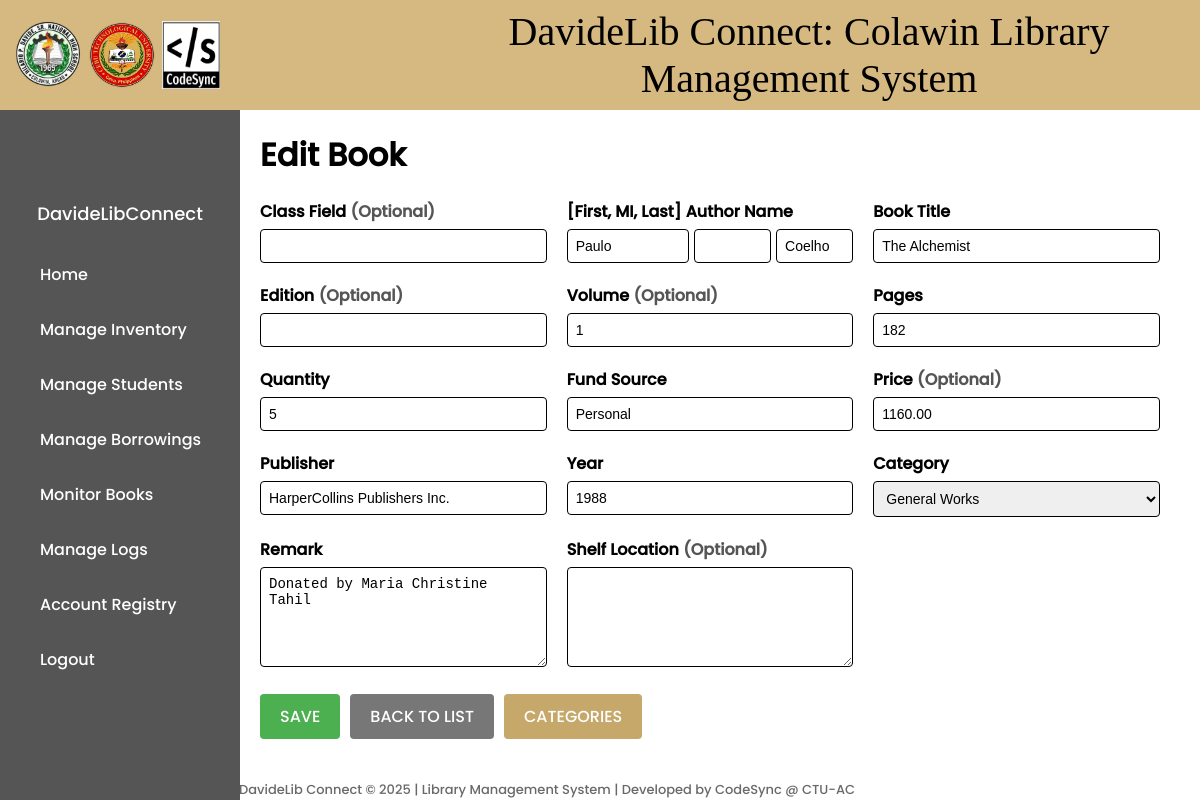
Page /books/update/A-002/ (signed in) on the earlier database version.
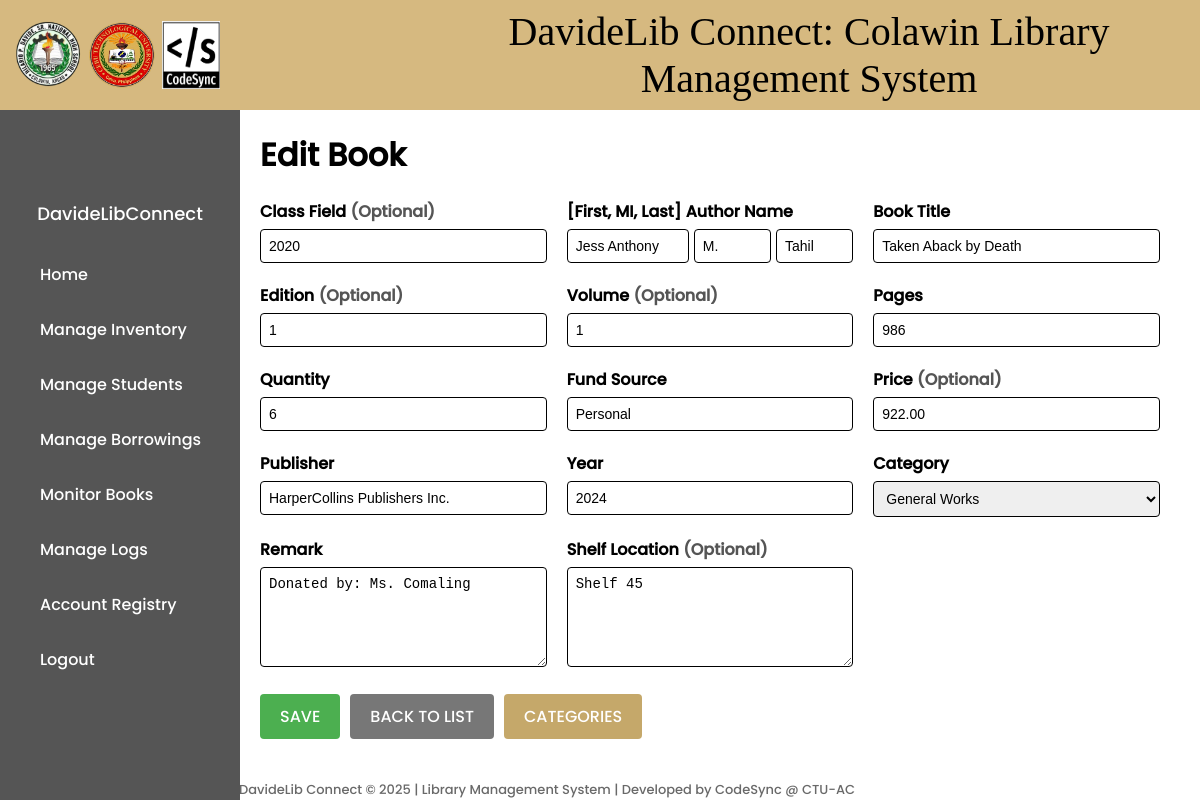
Same page on the later database version.
### library/models.py (models this page shows, shortened)
class BookInventory(models.Model):
    book_number = models.CharField(max_length=10, primary_key=True)
    record_date = models.DateTimeField(auto_now_add=True)
    class_field = models.CharField(max_length=100, blank=True, null=True)
    author = models.CharField(max_length=200, blank=True, null=True)
    book_title = models.CharField(max_length=200)
    edition = models.CharField(max_length=50, blank=True, null=True)
    volume = models.CharField(max_length=50, blank=True, null=True)
    pages = models.IntegerField(blank=True, null=True)
    quantity = models.PositiveIntegerField(default=1)
    fund_source = models.CharField(max_length=100, blank=True, null=True)
    price = models.DecimalField(max_digits=10, decimal_places=2, blank=True, null=True)
    publisher = models.CharField(max_length=200, blank=True, null=True)
    year = models.IntegerField(blank=True, null=True)
    remark = models.TextField(blank=True, null=True)
    category = models.ForeignKey(Category, on_delete=models.CASCADE)
    location = models.TextField(blank=True, null=True)
    qr_code = models.ImageField(upload_to='qr_codes/', blank=True, null=True)

### library/views.py (the view)
# urls.py: path('books/update/<str:book_number>/', views.book_update, name='book-update'),
@login_required
def book_update(request, book_number):
    book = get_object_or_404(BookInventory, book_number=book_number)
    if request.method == 'POST':
        form = BookInventoryForm(request.POST, instance=book)
        if form.is_valid():
            form.save()
            return redirect('book-list')
    else:
        form = BookInventoryForm(instance=book)
    categories = Category.objects.all()
    return render(request, 'library/book_form.html', {'form': form, 'categories': categories})

### library/forms.py (shortened to what this page needs)
class BookInventoryForm(forms.ModelForm):
    firstname = forms.CharField(max_length=100, required=False)
    middle_initial = forms.CharField(max_length=2, required=False)
    lastname = forms.CharField(max_length=100, required=False)
    class Meta:
        model = BookInventory
        fields = ['class_field', 'book_title', 'edition', 'volume', 'pages', 'quantity', 'fund_source', 'price', 'publisher', 'year', 'category', 'remark', 'location']
    def __init__(self, *args, **kwargs):
        super().__init__(*args, **kwargs)
        if self.instance and self.instance.pk:
            name_parts = self.instance.author.split()
            if len(name_parts) >= 3:
                self.fields['firstname'].initial = ' '.join(name_parts[:-2])
                self.fields['middle_initial'].initial = name_parts[-2]
                self.fields['lastname'].initial = name_parts[-1]
            elif len(name_parts) == 2:
                self.fields['firstname'].initial = name_parts[0]
                self.fields['lastname'].initial = name_parts[1]
            elif len(name_parts) == 1:
                self.fields['firstname'].initial = name_parts[0]

### library/templates/library/book_form.html (shortened to what this page needs)
{% extends 'main.html' %}
{% load static %}
{% block content %}
<!DOCTYPE html>
<html>
<head>
</head>
<body>
    <div class="main-content">
        <h1>{{ form.instance.pk|yesno:"Edit,Add" }} Book</h1>
        <form method="post">
            <div class="form-group">
                <label for="id_class_field">Class Field <span style="color: #555;">(Optional)</span></label>
                {{ form.class_field }}
            </div>
            <div class="form-group">
                <label for="id_firstname">[First, MI, Last] Author Name</label>
                <div class="form-group-author">
                {{ form.firstname }} <span>{{ form.middle_initial }}</span> <span>{{ form.lastname }}</span>
            </div>
            </div>
            <div class="form-group">
                <label for="id_book_title">Book Title</label>
                {{ form.book_title }}
            </div>
            <div class="form-group">
                <label for="id_edition">Edition <span style="color: #555;">(Optional)</span></label>
                {{ form.edition }}
            </div>
            <div class="form-group">
                <label for="id_volume">Volume <span style="color: #555;">(Optional)</span></label>
                {{ form.volume }}
            </div>
            <div class="form-group">
                <label for="id_pages">Pages</label>
                {{ form.pages }}
            </div>
            <div class="form-group">
                <label for="id_quantity">Quantity</label>
                {{ form.quantity }}
            </div>
            <div class="form-group">
                <label for="id_fund_source">Fund Source</label>
                {{ form.fund_source }}
            </div>
            <div class="form-group">
                <label for="id_price">Price <span style="color: #555;">(Optional)</span></label>
                {{ form.price }}
            </div>
            <div class="form-group">
                <label for="id_publisher">Publisher</label>
                {{ form.publisher }}
            </div>
            <div class="form-group">
                <label for="id_year">Year</label>
                {{ form.year }}
            </div>
            <div class="form-group">
                <label for="id_category">Category</label>
                {{ form.category }}
            </div>
            <div class="form-group">
                <label for="id_remark">Remark</label>
                {{ form.remark }}
            </div>
            <div class="form-group">
                <label for="id_location" aria-placeholder="Add Book Location">Shelf Location <span style="color: #555;">(Optional)</span></label>
                {{ form.location }}
            </div>
            <div class="form-actions">
                <button type="submit" class="btn-save" style="font-family: 'Poppins', sans-serif;" >{{ form.instance.pk|yesno:"Save,Create" }}</button>
                <a href="{% url 'book-list' %}" class="btn-back" style="padding-top: 10px; padding-bottom: 10px;">BACK TO LIST</a>
                <button class="btncategory" id="categoryBtn" type="button" style="font-family: 'Poppins', sans-serif;">Categories</button>
            </div>
        </form>
    </div>
</body>
</html>
{% endblock %}

Differences in the rows shown:
changed BookInventory "Edit": class_field (not shown) → "2020"; book_title "The Alchemist" → "Taken Aback by Death"; edition (not shown) → "1"; pages "182" → "986"; quantity "5" → "6"; price "1160.00" → "922.00"; year "1988" → "2024"; remark "Donated by Maria Christine Tahil" → "Donated by: Ms. Comaling"; location (not shown) → "Shelf 45"
Other differences:
form field firstname: "Paulo" → "Jess Anthony"
form field middle_initial: (not shown) → "M."
form field lastname: "Coelho" → "Tahil"
